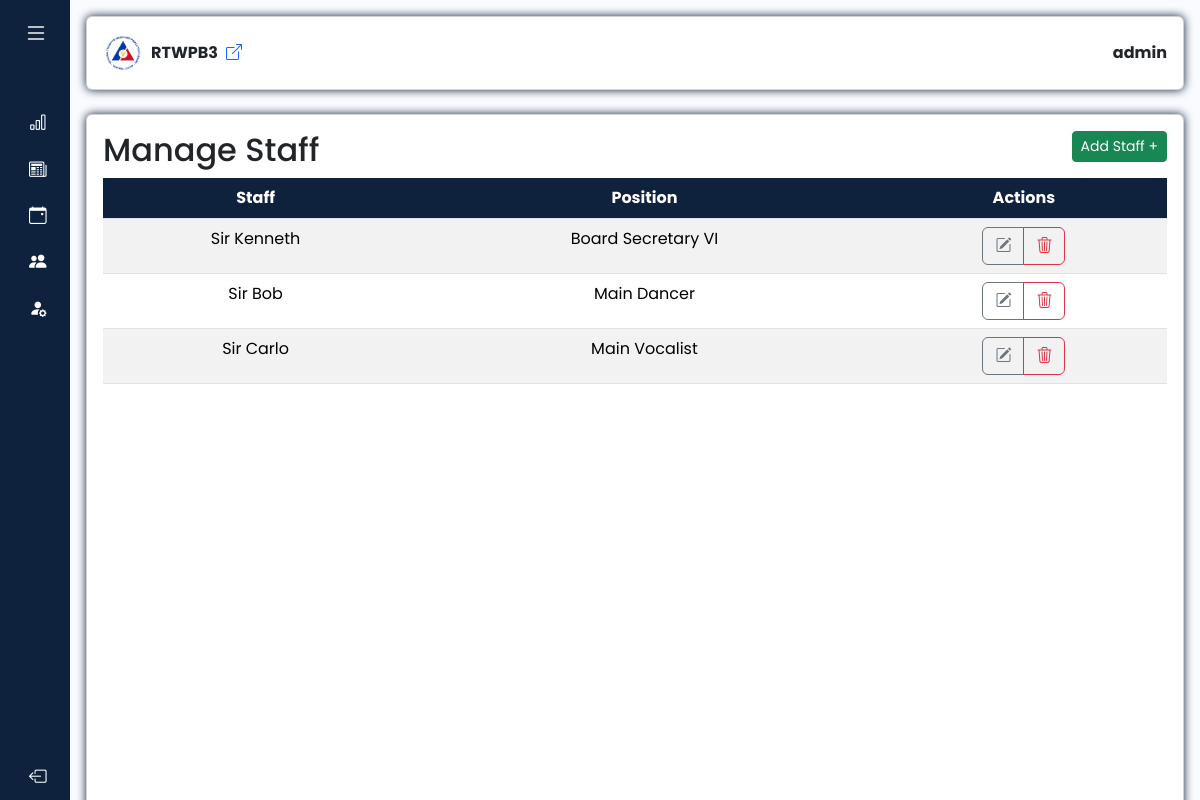
Page /admin_staff.php (signed in) on the committed database.
### tables this page shows
CREATE TABLE `staff` (
  `id` int(11) NOT NULL,
  `staff` varchar(100) NOT NULL,
  `position` varchar(100) NOT NULL,
  `picture` varchar(100) NOT NULL
);

### admin_staff.php (the view, shortened to what this page needs)
<?php
try{
    $pdo = new PDO('mysql:host=localhost;dbname=rtwpb3', "root", "");
    $pdo->setAttribute(PDO::ATTR_ERRMODE, PDO::ERRMODE_EXCEPTION);
    } catch (PDOException $e) {
    echo 'Connection Failed' .$e->getMessage();
    }
?>
<!DOCTYPE html>
<html lang="en">
<head>
    <link href="https://cdn.jsdelivr.net/npm/bootstrap@5.3.2/dist/css/bootstrap.min.css" rel="stylesheet">
    <link rel="stylesheet" href="https://cdn.jsdelivr.net/npm/bootstrap-icons@1.13.1/font/bootstrap-icons.min.css">
    <link rel="stylesheet" href="style2.css">
      <link rel="stylesheet" href="https://cdn.datatables.net/2.1.8/css/dataTables.dataTables.css">
</head>
<body>
<div class="wrapper">
<aside id="sidebar">
    <div class="d-flex">
        <button id="toggle-btn" type="button">
            <i class="bi bi-list"></i>
        </button>
    </div>
        <ul class="sidebar-nav">
            <li class="sidebar-item">
                <a href="admin_panel.php" class="sidebar-link">
                    <i class="bi bi-bar-chart"></i>
                </a>
            </li>
            <li class="sidebar-item">
                <a href="admin_news.php" class="sidebar-link">
                    <i class="bi bi-newspaper"></i>
                </a>
            </li>
            <li class="sidebar-item">
                <a href="admin_events.php" class="sidebar-link">
                    <i class="bi bi-calendar-event"></i>
                </a>
            </li>
            <li class="sidebar-item">
                <a href="admin_staff.php" class="sidebar-link">
                    <i class="bi bi-people-fill"></i>
                </a>
            </li>
            <li class="sidebar-item">
                <a href="admin_accounts.php" class="sidebar-link">
                    <i class="bi bi-person-fill-gear"></i>
                </a>
            </li>
        </ul>
        <div class="sidebar-footer">
            <a href="logout.php" class="sidebar-link">
                <i class="bi bi-box-arrow-left"></i>
            </a>
        </div>
</aside>
<div class="main p-3">
<div class="card rounded p-3" style="box-shadow: 0 0 10px #0e223e;">
  <div class="d-flex flex-column flex-md-row justify-content-between align-items-center">
    <div class="d-flex align-items-center gap-2 fw-bold mb-2 mb-md-0">
      <img src="images/logo.png" class="img-fluid" style="height: 40px;">
      <span class="text-nowrap">RTWPB3</span>
      <a href="index.php" target="_blank" rel="noopener noreferrer" class="text-decoration-none"><i class="bi bi-box-arrow-up-right"></i></a>
    </div>
    <div class="fw-bold text-center text-md-end">
      <?php echo $_SESSION['admin']; ?>
    </div>
  </div>
</div><br>
<div class="card rounded p-3 h-100" style="box-shadow: 0 0 10px #0e223e;">
  <div class="row">
  <div class="col">
  <div class="text-start">
    <h2>Manage Staff</h2>
  </div>
  </div>
  <div class="col">
  <div class="mb-3 text-end">
    <button type="button" class="btn btn-success btn-sm addbtn" id='add'>Add Staff +</button>
  </div>
  </div>
  </div>
  <div class="table-responsive">
    <table id="myTable" class="table table-striped table-hover mb-0">
      <thead>
        <tr>
          <th scope="col" class="text-center" style="background-color: #0e223e; color: white;">Staff</th>
          <th scope="col" class="text-center" style="background-color: #0e223e; color: white;">Position</th>
          <th scope="col" class="text-center" style="background-color: #0e223e; color: white;">Actions</th>
        </tr>
      </thead>
      <tbody>
        <?php
        $stmt = $pdo->prepare("SELECT * from staff");
        $stmt->execute();
        if($stmt->rowCount() > 0){
          $result = $stmt->fetchAll();
          foreach($result as $row){
        ?>
          <tr>
            <td class="text-center"><?= $row['staff']; ?></td>
            <td class="text-center"><?= $row['position']; ?></td>
            <td class="text-center">
              <div class='btn-group' role='group' aria-label='Basic mixed styles example'>
                <button type='button' id='<?= $row['id']; ?>' class='btn btn-outline-secondary editbtn' value='<?= $row['id']; ?>'><i class="bi bi-pencil-square"></i></button>
                <button type='button' id='<?= $row['id']; ?>' class='btn btn-outline-danger deletebtn' value='<?= $row['id']; ?>'><i class="bi bi-trash3"></i></button>
              </div>
            </td>
          </tr>
        <?php }} ?>
      </tbody>
    </table>
  </div>
</div>
</div>
</div>
</body>
</html>

### style2.css (style rules this page uses)
a { text-decoration: none; }
li { list-style: none; }
body { font-family: 'Poppins', sans-serif; }
.wrapper { display: flex; }
.main { min-height: 100vh; width: 100%; overflow: hidden; transition: all 0.35s ease-in-out; background-color: #fafbfe; }
#sidebar { width: 70px; min-width: 70px; z-index: 1000; transition: all .25s ease-in-out; display: flex; flex-direction: column; background-color: #0e223e; }
#toggle-btn { background-color: transparent; cursor: pointer; border: 0; padding: 1rem 1.5rem; }
#toggle-btn i { font-size: 1.5rem; color: #fff; }
.sidebar-nav { padding: 2rem 0; flex: 1 1 auto; }
a.sidebar-link { padding: .625rem 1.625rem; color: #fff; display: block; font-size: 0.9rem; white-space: nowrap; border-left: 3px solid transparent; }
.sidebar-link i { font-size: 1.1rem; margin-right: .75rem; }
.sidebar-item { position: relative; }

### rows in the picture
staff: staff "Sir Kenneth", position "Board Secretary VI", $row['id'] 2 (drawn)
staff: staff "Sir Bob", position "Main Dancer", $row['id'] 3 (drawn)
staff: staff "Sir Carlo", position "Main Vocalist", $row['id'] 4 (drawn)

### other values in the picture
$_SESSION['admin'] "admin"
